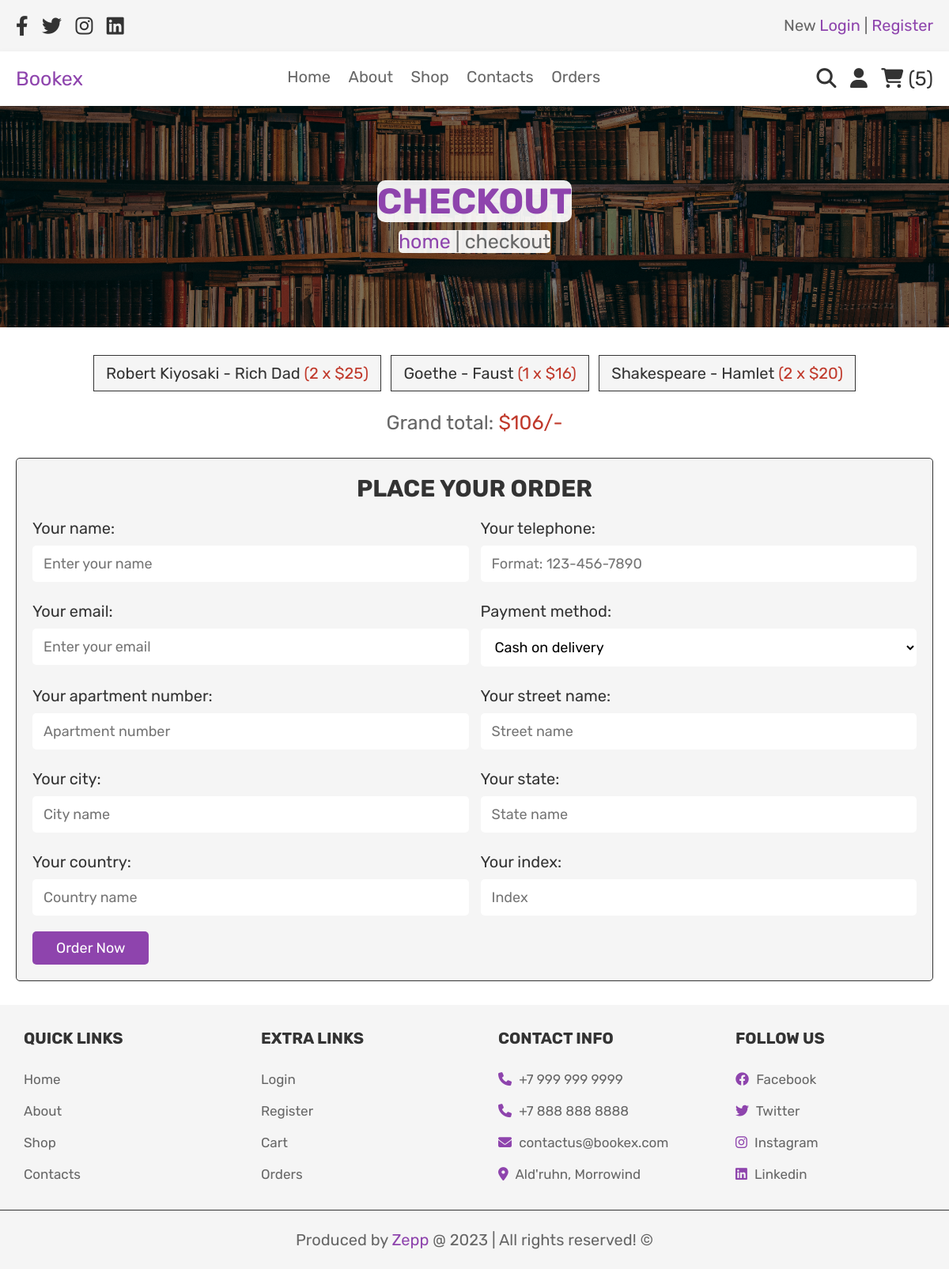
The app's page /project-core/checkout.php (signed in) with its own data.
### tables this page shows
CREATE TABLE `cart` (
  `id` int NOT NULL,
  `user_id` int NOT NULL,
  `name` varchar(100) NOT NULL,
  `price` int NOT NULL,
  `quantity` int NOT NULL,
  `image` varchar(100) NOT NULL
);

### project-core/checkout.php (the view, shortened to what this page needs)
<?php
include './config.php';
?>
<!DOCTYPE html>
<html lang="en">
<head>
  <link rel="stylesheet" href="https://cdnjs.cloudflare.com/ajax/libs/font-awesome/6.2.0/css/all.min.css">
  <link rel="stylesheet" href="./styles/style.css?v=<?= time() ?>">
</head>
<body>
  <?php include './header.php' ?>
  <div class="heading">
    <h3>checkout</h3>
    <p><a href="./home.php">home</a> | checkout</p>
  </div>
  <section class="display-order">
    <?php
      $grand_total = 0;
      $select_cart = mysqli_query($conn, " SELECT * FROM `cart` WHERE user_id = '$user_id'") or die('Query failed');
      if (mysqli_num_rows($select_cart) > 0) {
        while ($fetch_cart = mysqli_fetch_assoc($select_cart)) {
          $total_price = ($fetch_cart['price'] * $fetch_cart['quantity']);
          $grand_total += $total_price;
    ?>
    <p><?= $fetch_cart['name'] ?> <span>(<?= $fetch_cart['quantity'] . ' x ' . '$' . $fetch_cart['price'] ?>)</span></p>
    <?php
        }
      } else {
        echo '<p class="empty" style="color: var(--red);">Your cart is empty</p>';
      }
    ?>
    <div class="grand-total">Grand total: <span>$<?= $grand_total ?>/-</span></div>
  </section>
  <section class="checkout">
    <form action="" method="post">
      <h3>place your order</h3>
      <div class="flex">
        <div class="input-box">
          <span>Your name:</span>
          <input type="text" name="name" required placeholder="Enter your name">
        </div>
        <div class="input-box">
          <span>Your telephone:</span>
          <input type="tel" name="number" pattern="[0-9]{3}-[0-9]{3}-[0-9]{4}" required placeholder="Format: 123-456-7890">
        </div>
        <div class="input-box">
          <span>Your email:</span>
          <input type="email" name="email" required placeholder="Enter your email">
        </div>
        <div class="input-box">
          <span>Payment method:</span>
          <select name="method">
            <option value="cash on delivery">Cash on delivery</option>
          </select>
        </div>
        <div class="input-box">
          <span>Your apartment number:</span>
          <input type="number" min="0" name="apartment" required placeholder="Apartment number">
        </div>
        <div class="input-box">
          <span>Your street name:</span>
          <input type="text" name="street" required placeholder="Street name">
        </div>
        <div class="input-box">
          <span>Your city:</span>
          <input type="text" name="city" required placeholder="City name">
        </div>
        <div class="input-box">
          <span>Your state:</span>
          <input type="text" name="state" required placeholder="State name">
        </div>
        <div class="input-box">
          <span>Your country:</span>
          <input type="text" name="country" required placeholder="Country name">
        </div>
        <div class="input-box">
          <span>Your index:</span>
          <input type="number" min="0" name="index" required placeholder="Index">
        </div>
      </div>
      <input type="submit" value="order now" class="btn" name="order_btn">
    </form>
  </section>
  <?php include './footer.php' ?>
</body>
</html>

### project-core/styles/style.css (style rules this page uses)
:root { --purple: #8e44ad; --red: #c0392b; --orange: #f39c12; --black: #333; --white: #fff; --light-color: #666; --light-white: #ccc; --light-bg: #f5f5f5; --border: .1rem solid var(--black); --box-shadow: 0 .5rem 1rem rgba(0,0,0,.1); }
* { font-family: 'Rubik', sans-serif; margin: 0; padding: 0; box-sizing: border-box; outline: none; border: none; text-decoration: none; transition: all .2s linear; }
html { font-size: 62.5%; overflow-x: hidden; }
section { padding: 3rem 2rem; }
.heading { min-height: 35vh; display: flex; flex-flow: column; align-items: center; justify-content: center; gap: 1rem; background: linear-gradient(rgba(0,0,0,.5), rgba(0,0,0,.5)), url(../images/heading-bg.webp) no-repeat; background-size: cover; background-position: center; text-align: center; }
.heading h3 { font-size: 4.5rem; color: var(--purple); border-radius: 1rem; background-color: rgba(255,255,255,.92); text-transform: uppercase; }
.heading p { font-size: 2.5rem; border-radius: .5rem; background-color: rgba(255,255,255,.92); color: var(--light-color); }
.heading p a { color: var(--purple); }
.btn, .option-btn, .delete-btn, .white-btn { display: inline-block; margin-top: 1rem; padding: 1rem 3rem; cursor: pointer; color: var(--white); font-size: 1.8rem; border-radius: .5rem; text-transform: capitalize; }
.white-btn, .btn { background-color: var(--purple); }
.display-order { max-width: 1200px; margin: 0 auto; text-align: center; padding-bottom: 0; }
.display-order p { background-color: var(--light-bg); color: var(--black); font-size: 2rem; padding: 1rem 1.5rem; border: var(--border); display: inline-block; margin: .5rem; }
.display-order p span { color: var(--red); }
.display-order .grand-total { margin-top: 2rem; font-size: 2.5rem; color: var(--light-color); }
.display-order .grand-total span { color: var(--red); }
.checkout form { max-width: 1200px; padding: 2rem; margin: 0 auto; border: var(--border); border-radius: .5rem; background-color: var(--light-bg); }
.checkout form h3 { text-align: center; margin-bottom: 2rem; color: var(--black); font-size: 3rem; text-transform: uppercase; }
.checkout form .flex { display: flex; flex-wrap: wrap; gap: 1.5rem; }
.checkout form .flex .input-box { flex: 1 1 40rem; }
.checkout form .flex span { font-size: 2rem; color: var(--black); }
.checkout form .flex select, .checkout form .flex input { width: 100%; border-radius: .5rem; background-color: var(--white); padding: 1.2rem 1.4rem; font-size: 1.8rem; margin: 1rem 0; }

### records on screen
cart: name "Robert Kiyosaki - Rich Dad", quantity "2", price "25"
cart: name "Goethe - Faust", quantity "1", price "16"
cart: name "Shakespeare - Hamlet", quantity "2", price "20"

### other values on screen
$total_quantity "5"
$grand_total "106"
